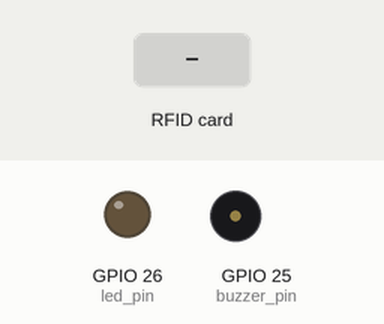
The sketch below on a simulated ESP32. Parts: output pins drawn as LEDs (lit = HIGH), buzzer (waves = sounding). Dashed ring = blinking. Inputs (shaded band) come from the test bench. WiFi joins after 1.5 s; servers stay silent unless stated; the local clock reads 2024-03-15 10:24:30 at power-on unless the sketch sets it; EEPROM starts erased; what the sketch prints to the serial monitor is not drawn.

Above: at 2.7 s.
2.8 s: RFID card 04 F0 5F 2B held to the reader
At 2.9 s:
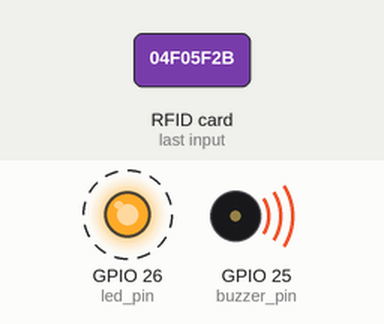
6.4 s: RFID card 5E 7A 19 C4 held to the reader
At 7.4 s:
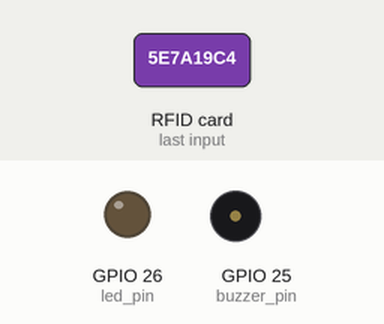
Timing chart, 0 to 9.4 s (numbered marks = the images above; inputs shaded):
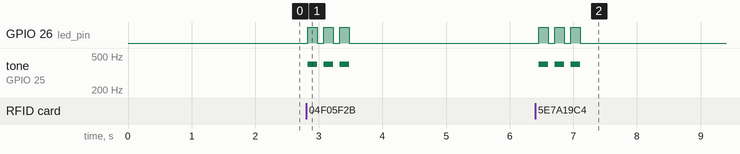

The sketch:

esp32.ino
```cpp
#include <MFRC522v2.h>
#include <MFRC522DriverSPI.h>
#include <MFRC522DriverPinSimple.h>
#include <MFRC522Debug.h>
#include <Wire.h>
#include <RTClib.h>
#include <Preferences.h>
#include <WiFi.h>
#include <WebServer.h>


const char* ssid = "Schedule Tracker";
const char* password = "123456789";

#define buzzer_pin 25
#define led_pin 26

MFRC522DriverPinSimple ss_pin(5);
MFRC522DriverSPI driver{ss_pin};
MFRC522 mfrc522{driver};

RTC_DS3231 rtc;
Preferences prefs;
WebServer server(80); // Web server on port 80

struct Book {
  byte uid[4];
  const char* name;
  uint8_t id;
  bool taken;
};

Book books[] = {
  {{0x04, 0xF0, 0x5F, 0x2B}, "History Book", 0, false},
  {{0xE9, 0xDE, 0x15, 0xC9}, "Physics Book", 1, false}
};

const int bookCount = sizeof(books) / sizeof(books[0]);

uint8_t weeklySchedule[7] = {0};
const char* dayNames[] = {"Sunday", "Monday", "Tuesday", "Wednesday", "Thursday", "Friday", "Saturday"};

int lastResetDay = -1;
bool allDone = false;

// --- Schedule Storage ---
void saveSchedule() {
  prefs.begin("schedule", false);
  prefs.putBytes("week", weeklySchedule, 7);
  prefs.end();
  Serial.println("Schedule saved.");
}

void loadSchedule(){
  prefs.begin("schedule", true);
  if (prefs.isKey("week")) {
    prefs.getBytes("week", weeklySchedule, 7);
    Serial.println("Schedule loaded from storage.");
  } else {
    Serial.println("No saved schedule found - starting blank.");
  }
  prefs.end();
}

bool bookNeeded(int bookIndex, int dayOfTheWeek) {
  return weeklySchedule[dayOfTheWeek] & (1 << books[bookIndex].id);
}

void resetForTmrw() {
  for (int i = 0; i < bookCount; i++) books[i].taken = false;
  Serial.println("\n══════ New day — tracking reset ══════\n");
}

void checkAllDoneLog(int dayOfTheWeek) {
  int needed = 0, taken = 0;
  for (int i = 0; i < bookCount; i++) {
    if (bookNeeded(i, dayOfTheWeek)) {
      needed++;
      if (books[i].taken) taken++;
    }
  }
  if (needed > 0 && taken == needed && !allDone) {
    allDone = true;
    Serial.println("\n🎉 All books packed — have a great day!");
    tone(buzzer_pin, 1000); delay(50); noTone(buzzer_pin); delay(50);
    tone(buzzer_pin, 1000); delay(50); noTone(buzzer_pin);
  }
}

// --- Web Server Request Handlers ---

// Serves the main HTML Dashboard
void handleRoot() {
  int today = rtc.now().dayOfTheWeek();

  String html = "<!DOCTYPE html><html><head><meta name='viewport' content='width=device-width, initial-scale=1.0'>";
  html += "<style>body{font-family:Arial,sans-serif; background:#f4f4f9; color:#333; padding:20px;}";
  html += ".card{background:white; padding:20px; border-radius:10px; margin-bottom:20px; box-shadow:0 2px 5px rgba(0,0,0,0.1);}";
  html += "h1, h2{color:#4A90E2;} .btn{background:#4A90E2; color:white; border:none; padding:8px 12px; border-radius:5px; cursor:pointer; text-decoration:none; display:inline-block;}";
  html += ".btn-toggle{background:#5cbae6; font-size:0.9em; margin:2px;} .needed{color:green; font-weight:bold;} .not-needed{color:#999;}";
  html += "</style><title>Smart Textbook Tracker</title></head><body>";

  html += "<h1>📚 Smart Textbook Tracker</h1>";

  // Section 1: Today's Status
  html += "<div class='card'><h2>Today's Status (" + String(dayNames[today]) + ")</h2><ul>";
  int neededCount = 0;
  for (int i = 0; i < bookCount; i++) {
    if (bookNeeded(i, today)) {
      neededCount++;
      html += "<li><strong>" + String(books[i].name) + ":</strong> " + (books[i].taken ? "✅ Packed" : "❌ Missing") + "</li>";
    }
  }
  if (neededCount == 0) html += "<li>No books needed today! 😊</li>";
  html += "</ul></div>";

  // Section 2: Interactive Weekly Schedule Editor
  html += "<div class='card'><h2>Weekly Schedule Editor</h2>";
  for (int d = 0; d < 7; d++) {
    html += "<h3>" + String(dayNames[d]) + (d == today ? " (Today)" : "") + "</h3>";
    html += "<ul>";
    for (int b = 0; b < bookCount; b++) {
      bool isNeeded = bookNeeded(b, d);
      html += "<li>" + String(books[b].name) + " - ";
      if (isNeeded) {
        html += "<span class='needed'>Needed</span> ";
      } else {
        html += "<span class='not-needed'>Not Needed</span> ";
      }
      // Link triggers the toggle action via URL parameters
      html += "<a class='btn btn-toggle' href='/toggle?day=" + String(d) + "&book=" + String(b) + "'>Toggle</a>";
      html += "</li>";
    }
    html += "</ul>";
  }
  html += "</div></body></html>";

  server.send(200, "text/html", html);
}

// Processes the toggle inputs from the buttons on the dashboard
void handleToggle() {
  if (server.hasArg("day") && server.hasArg("book")) {
    int day = server.arg("day").toInt();
    int bookIdx = server.arg("book").toInt();

    if (day >= 0 && day < 7 && bookIdx >= 0 && bookIdx < bookCount) {
      weeklySchedule[day] ^= (1 << books[bookIdx].id); // toggle bit mask
      saveSchedule();
    }
  }
  // Redirect back to the home dashboard instantly
  server.sendHeader("Location", "/");
  server.send(303);
}

void wrongBookAlert() {
  for (int i = 0; i < 3; i++) {
    digitalWrite(led_pin, HIGH);
    tone(buzzer_pin, 400);
    delay(150);
    digitalWrite(led_pin, LOW);
    noTone(buzzer_pin);
    delay(100);
  }
}

void handleBookScan(const byte *scannedUID, int dayOfTheWeek) {
  for(int i = 0; i < bookCount; i++) {
    if(!checkUID(scannedUID, books[i].uid)) continue;

    if (!bookNeeded(i, dayOfTheWeek)) {
      Serial.println("ℹ Book not needed today.");
      wrongBookAlert();
      return;
    }

    if(!books[i].taken) {
      books[i].taken = true;
      Serial.println("✓ Book taken!");
      checkAllDoneLog(dayOfTheWeek);
    } else {
      Serial.println("⚠ Already taken.");
    }
    return;
  }
  Serial.println("⚠ Unknown book detected!");
  wrongBookAlert();
}

bool checkUID(const byte *a, const byte *b) {
  for(byte i = 0; i < 4; i++) {
    if(a[i] != b[i]) return false;
  }
  return true;
}

void setup() {
  Serial.begin(115200);

  pinMode(buzzer_pin, OUTPUT);
  pinMode(led_pin, OUTPUT);

  // RTC Init
  Wire.begin(21, 22);
  if(!rtc.begin()) {
    Serial.println("RTC not found!");
    while (true);
  }
  if (rtc.lostPower()) {
    rtc.adjust(DateTime(F(__DATE__), F(__TIME__)));
  }

  // RFID Init
  SPI.begin(18, 19, 23, 5);
  mfrc522.PCD_Init();

  loadSchedule();

  // --- Connect to Wi-Fi ---
  Serial.print("Connecting to Wi-Fi: ");
  Serial.println(ssid);
  WiFi.begin(ssid, password);

  while (WiFi.status() != WL_CONNECTED) {
    delay(500);
    Serial.print(".");
  }

  Serial.println("\nWiFi connected!");
  Serial.print("IP address: ");
  Serial.println(WiFi.localIP()); // Look closely at this in the Serial Monitor!

  // --- Configure Server Routing ---
  server.on("/", handleRoot);
  server.on("/toggle", handleToggle);
  server.begin();
  Serial.println("HTTP Server started.");
}

void loop() {
  // Let the server listen for incoming client requests asynchronously
  server.handleClient();

  mfrc522.PCD_Init();
  DateTime now = rtc.now();
  int today = now.dayOfTheWeek();

  if (lastResetDay == -1) {
    lastResetDay = now.day();
  }
  else if (now.day() != lastResetDay) {
    if (allDone) {
      lastResetDay = now.day();
      resetForTmrw();
      allDone = false;
    }
  }

  // Check for physical RFID cards
  if (mfrc522.PICC_IsNewCardPresent() && mfrc522.PICC_ReadCardSerial()) {
    Serial.println("Card detected!");
    handleBookScan(mfrc522.uid.uidByte, today);
    mfrc522.PICC_HaltA();
    mfrc522.PCD_StopCrypto1();
    delay(1000);
  }
}
```

Measured:
- after the input at 2.8 s, GPIO 26 (led_pin): alternates HIGH for 0.15 s and LOW for 0.10 s, 6 changes in all, then stays LOW, starting at once; tone on GPIO 25 (buzzer_pin): alternates 400 Hz for 0.15 s and silent for 0.10 s, 6 changes in all, then stays silent, starting at once
- after the input at 6.4 s, GPIO 26 (led_pin): alternates HIGH for 0.15 s and LOW for 0.10 s, 6 changes in all, then stays LOW, starting after 0.06 s; tone on GPIO 25 (buzzer_pin): alternates 400 Hz for 0.15 s and silent for 0.10 s, 6 changes in all, then stays silent, starting after 0.06 s
